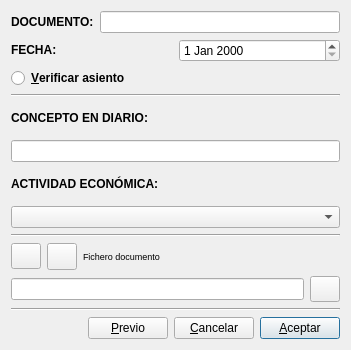
<?xml version="1.0" encoding="UTF-8"?>
<ui version="4.0">
 <class>ivadatosadic</class>
 <widget class="QDialog" name="ivadatosadic">
  <property name="geometry">
   <rect>
    <x>0</x>
    <y>0</y>
    <width>351</width>
    <height>350</height>
   </rect>
  </property>
  <property name="windowTitle">
   <string>IVA: Datos adicionales</string>
  </property>
  <layout class="QVBoxLayout" name="verticalLayout_4">
   <item>
    <layout class="QHBoxLayout">
     <property name="spacing">
      <number>6</number>
     </property>
     <property name="leftMargin">
      <number>0</number>
     </property>
     <property name="topMargin">
      <number>0</number>
     </property>
     <property name="rightMargin">
      <number>0</number>
     </property>
     <property name="bottomMargin">
      <number>0</number>
     </property>
     <item>
      <widget class="QLabel" name="textLabel1">
       <property name="font">
        <font>
         <bold>true</bold>
        </font>
       </property>
       <property name="text">
        <string>DOCUMENTO:</string>
       </property>
       <property name="wordWrap">
        <bool>false</bool>
       </property>
      </widget>
     </item>
     <item>
      <widget class="QLineEdit" name="documentolineEdit"/>
     </item>
    </layout>
   </item>
   <item>
    <layout class="QHBoxLayout">
     <property name="spacing">
      <number>6</number>
     </property>
     <property name="leftMargin">
      <number>0</number>
     </property>
     <property name="topMargin">
      <number>0</number>
     </property>
     <property name="rightMargin">
      <number>0</number>
     </property>
     <property name="bottomMargin">
      <number>0</number>
     </property>
     <item>
      <widget class="QLabel" name="textLabel2">
       <property name="text">
        <string>&lt;html&gt;&lt;head/&gt;&lt;body&gt;&lt;p&gt;&lt;span style=&quot; font-weight:600;&quot;&gt;FECHA:&lt;/span&gt;&lt;/p&gt;&lt;/body&gt;&lt;/html&gt;</string>
       </property>
       <property name="wordWrap">
        <bool>false</bool>
       </property>
      </widget>
     </item>
     <item>
      <widget class="QDateEdit" name="fechadateEdit"/>
     </item>
    </layout>
   </item>
   <item>
    <widget class="QRadioButton" name="radioButton">
     <property name="font">
      <font>
       <bold>true</bold>
      </font>
     </property>
     <property name="text">
      <string>&amp;Verificar asiento</string>
     </property>
    </widget>
   </item>
   <item>
    <widget class="Line" name="line_3">
     <property name="orientation">
      <enum>Qt::Orientation::Horizontal</enum>
     </property>
    </widget>
   </item>
   <item>
    <layout class="QVBoxLayout" name="verticalLayout_2">
     <item>
      <widget class="QLabel" name="label">
       <property name="text">
        <string>&lt;html&gt;&lt;head/&gt;&lt;body&gt;&lt;p&gt;&lt;span style=&quot; font-weight:600;&quot;&gt;CONCEPTO EN DIARIO:&lt;/span&gt;&lt;/p&gt;&lt;/body&gt;&lt;/html&gt;</string>
       </property>
      </widget>
     </item>
     <item>
      <widget class="QLineEdit" name="conceptolineEdit"/>
     </item>
    </layout>
   </item>
   <item>
    <layout class="QVBoxLayout" name="verticalLayout_3">
     <item>
      <widget class="QLabel" name="label_3">
       <property name="font">
        <font>
         <bold>true</bold>
        </font>
       </property>
       <property name="text">
        <string>ACTIVIDAD ECONÓMICA:</string>
       </property>
      </widget>
     </item>
     <item>
      <widget class="QComboBox" name="actividad_comboBox">
       <property name="sizePolicy">
        <sizepolicy hsizetype="Expanding" vsizetype="Fixed">
         <horstretch>0</horstretch>
         <verstretch>0</verstretch>
        </sizepolicy>
       </property>
       <property name="minimumSize">
        <size>
         <width>200</width>
         <height>0</height>
        </size>
       </property>
      </widget>
     </item>
    </layout>
   </item>
   <item>
    <widget class="Line" name="line">
     <property name="orientation">
      <enum>Qt::Orientation::Horizontal</enum>
     </property>
    </widget>
   </item>
   <item>
    <layout class="QVBoxLayout" name="verticalLayout">
     <property name="sizeConstraint">
      <enum>QLayout::SizeConstraint::SetMinimumSize</enum>
     </property>
     <item>
      <layout class="QHBoxLayout" name="horizontalLayout">
       <property name="sizeConstraint">
        <enum>QLayout::SizeConstraint::SetMinimumSize</enum>
       </property>
       <item>
        <widget class="QPushButton" name="fichdocpushButton">
         <property name="minimumSize">
          <size>
           <width>30</width>
           <height>26</height>
          </size>
         </property>
         <property name="maximumSize">
          <size>
           <width>30</width>
           <height>26</height>
          </size>
         </property>
         <property name="toolTip">
          <string>Consultar mayor</string>
         </property>
         <property name="text">
          <string/>
         </property>
         <property name="icon">
          <iconset resource="keme.qrc">
           <normaloff>:/iconos/graf/fileimport.png</normaloff>:/iconos/graf/fileimport.png</iconset>
         </property>
        </widget>
       </item>
       <item>
        <widget class="QPushButton" name="borraasdocpushButton">
         <property name="maximumSize">
          <size>
           <width>30</width>
           <height>30</height>
          </size>
         </property>
         <property name="text">
          <string/>
         </property>
         <property name="icon">
          <iconset resource="keme.qrc">
           <normaloff>:/iconos/graf/borraelem.png</normaloff>:/iconos/graf/borraelem.png</iconset>
         </property>
         <property name="shortcut">
          <string>Alt+L</string>
         </property>
        </widget>
       </item>
       <item>
        <widget class="QLabel" name="label_2">
         <property name="font">
          <font>
           <pointsize>7</pointsize>
          </font>
         </property>
         <property name="text">
          <string>Fichero documento</string>
         </property>
        </widget>
       </item>
      </layout>
     </item>
     <item>
      <layout class="QHBoxLayout" name="horizontalLayout_2">
       <item>
        <widget class="QLineEdit" name="fichdoclineEdit">
         <property name="readOnly">
          <bool>true</bool>
         </property>
        </widget>
       </item>
       <item>
        <widget class="QPushButton" name="visdocpushButton">
         <property name="minimumSize">
          <size>
           <width>30</width>
           <height>26</height>
          </size>
         </property>
         <property name="maximumSize">
          <size>
           <width>30</width>
           <height>26</height>
          </size>
         </property>
         <property name="toolTip">
          <string>Consultar mayor</string>
         </property>
         <property name="text">
          <string/>
         </property>
         <property name="icon">
          <iconset resource="keme.qrc">
           <normaloff>:/iconos/graf/viewer.xpm</normaloff>:/iconos/graf/viewer.xpm</iconset>
         </property>
         <property name="autoDefault">
          <bool>true</bool>
         </property>
        </widget>
       </item>
      </layout>
     </item>
    </layout>
   </item>
   <item>
    <widget class="Line" name="line_2">
     <property name="orientation">
      <enum>Qt::Orientation::Horizontal</enum>
     </property>
    </widget>
   </item>
   <item>
    <layout class="QHBoxLayout">
     <property name="spacing">
      <number>6</number>
     </property>
     <property name="leftMargin">
      <number>0</number>
     </property>
     <property name="topMargin">
      <number>0</number>
     </property>
     <property name="rightMargin">
      <number>0</number>
     </property>
     <property name="bottomMargin">
      <number>0</number>
     </property>
     <item>
      <spacer>
       <property name="orientation">
        <enum>Qt::Orientation::Horizontal</enum>
       </property>
       <property name="sizeType">
        <enum>QSizePolicy::Policy::Expanding</enum>
       </property>
       <property name="sizeHint" stdset="0">
        <size>
         <width>18</width>
         <height>21</height>
        </size>
       </property>
      </spacer>
     </item>
     <item>
      <widget class="QPushButton" name="anterior_pushButton">
       <property name="text">
        <string>&amp;Previo</string>
       </property>
       <property name="icon">
        <iconset resource="keme.qrc">
         <normaloff>:/iconos/graf/antes.png</normaloff>:/iconos/graf/antes.png</iconset>
       </property>
      </widget>
     </item>
     <item>
      <widget class="QPushButton" name="pushButton">
       <property name="text">
        <string>&amp;Cancelar</string>
       </property>
       <property name="icon">
        <iconset resource="keme.qrc">
         <normaloff>:/iconos/graf/borrar.png</normaloff>:/iconos/graf/borrar.png</iconset>
       </property>
      </widget>
     </item>
     <item>
      <widget class="QPushButton" name="aceptarpushButton">
       <property name="text">
        <string>&amp;Aceptar</string>
       </property>
       <property name="icon">
        <iconset resource="keme.qrc">
         <normaloff>:/iconos/graf/check2.png</normaloff>:/iconos/graf/check2.png</iconset>
       </property>
       <property name="shortcut">
        <string>Alt+A</string>
       </property>
       <property name="autoDefault">
        <bool>true</bool>
       </property>
       <property name="default">
        <bool>true</bool>
       </property>
      </widget>
     </item>
    </layout>
   </item>
  </layout>
 </widget>
 <layoutdefault spacing="6" margin="11"/>
 <pixmapfunction>qPixmapFromMimeSource</pixmapfunction>
 <tabstops>
  <tabstop>documentolineEdit</tabstop>
  <tabstop>fechadateEdit</tabstop>
  <tabstop>radioButton</tabstop>
  <tabstop>conceptolineEdit</tabstop>
  <tabstop>actividad_comboBox</tabstop>
  <tabstop>fichdocpushButton</tabstop>
  <tabstop>borraasdocpushButton</tabstop>
  <tabstop>fichdoclineEdit</tabstop>
  <tabstop>visdocpushButton</tabstop>
  <tabstop>aceptarpushButton</tabstop>
  <tabstop>pushButton</tabstop>
  <tabstop>anterior_pushButton</tabstop>
 </tabstops>
 <resources>
  <include location="keme.qrc"/>
 </resources>
 <connections>
  <connection>
   <sender>aceptarpushButton</sender>
   <signal>clicked()</signal>
   <receiver>ivadatosadic</receiver>
   <slot>accept()</slot>
   <hints>
    <hint type="sourcelabel">
     <x>343</x>
     <y>317</y>
    </hint>
    <hint type="destinationlabel">
     <x>20</x>
     <y>20</y>
    </hint>
   </hints>
  </connection>
  <connection>
   <sender>pushButton</sender>
   <signal>clicked()</signal>
   <receiver>ivadatosadic</receiver>
   <slot>reject()</slot>
   <hints>
    <hint type="sourcelabel">
     <x>203</x>
     <y>298</y>
    </hint>
    <hint type="destinationlabel">
     <x>35</x>
     <y>288</y>
    </hint>
   </hints>
  </connection>
 </connections>
</ui>
